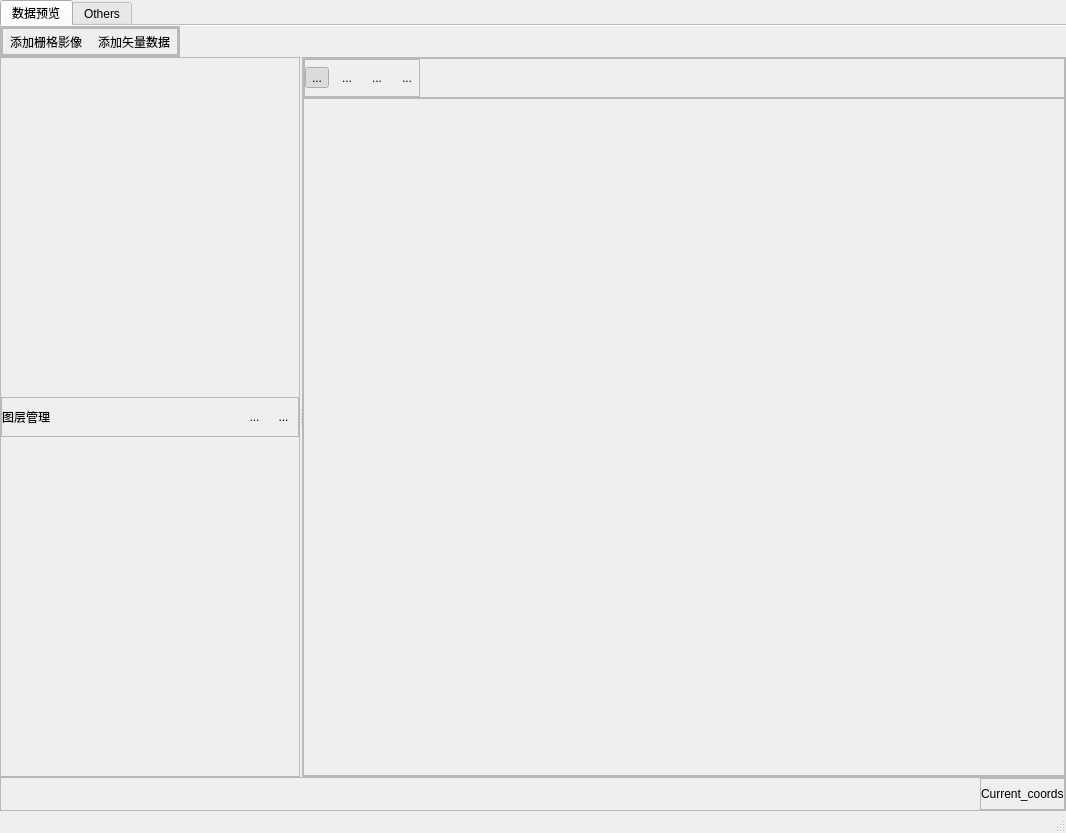
<?xml version="1.0" encoding="UTF-8"?>
<ui version="4.0">
 <class>MainWindow</class>
 <widget class="QMainWindow" name="MainWindow">
  <property name="geometry">
   <rect>
    <x>0</x>
    <y>0</y>
    <width>1066</width>
    <height>833</height>
   </rect>
  </property>
  <property name="minimumSize">
   <size>
    <width>1024</width>
    <height>768</height>
   </size>
  </property>
  <property name="windowTitle">
   <string>MainWindow</string>
  </property>
  <widget class="QWidget" name="centralwidget">
   <layout class="QVBoxLayout" name="verticalLayout">
    <property name="spacing">
     <number>0</number>
    </property>
    <property name="leftMargin">
     <number>0</number>
    </property>
    <property name="topMargin">
     <number>0</number>
    </property>
    <property name="rightMargin">
     <number>0</number>
    </property>
    <property name="bottomMargin">
     <number>0</number>
    </property>
    <item>
     <widget class="QTabWidget" name="tabWidget">
      <property name="currentIndex">
       <number>0</number>
      </property>
      <property name="documentMode">
       <bool>true</bool>
      </property>
      <widget class="QWidget" name="tab_data_preview">
       <attribute name="title">
        <string>数据预览</string>
       </attribute>
       <layout class="QVBoxLayout" name="verticalLayout_2">
        <property name="spacing">
         <number>0</number>
        </property>
        <property name="leftMargin">
         <number>0</number>
        </property>
        <property name="topMargin">
         <number>0</number>
        </property>
        <property name="rightMargin">
         <number>0</number>
        </property>
        <property name="bottomMargin">
         <number>0</number>
        </property>
        <item>
         <widget class="QFrame" name="frame_prev_top">
          <property name="sizePolicy">
           <sizepolicy hsizetype="Fixed" vsizetype="Fixed">
            <horstretch>0</horstretch>
            <verstretch>0</verstretch>
           </sizepolicy>
          </property>
          <property name="frameShape">
           <enum>QFrame::StyledPanel</enum>
          </property>
          <property name="frameShadow">
           <enum>QFrame::Raised</enum>
          </property>
          <layout class="QHBoxLayout" name="horizontalLayout">
           <property name="spacing">
            <number>0</number>
           </property>
           <property name="leftMargin">
            <number>0</number>
           </property>
           <property name="topMargin">
            <number>0</number>
           </property>
           <property name="rightMargin">
            <number>0</number>
           </property>
           <property name="bottomMargin">
            <number>0</number>
           </property>
           <item>
            <widget class="QFrame" name="frame_prev_tools">
             <property name="sizePolicy">
              <sizepolicy hsizetype="Fixed" vsizetype="Fixed">
               <horstretch>0</horstretch>
               <verstretch>0</verstretch>
              </sizepolicy>
             </property>
             <property name="frameShape">
              <enum>QFrame::StyledPanel</enum>
             </property>
             <property name="frameShadow">
              <enum>QFrame::Raised</enum>
             </property>
             <layout class="QHBoxLayout" name="horizontalLayout_2">
              <property name="spacing">
               <number>0</number>
              </property>
              <property name="leftMargin">
               <number>0</number>
              </property>
              <property name="topMargin">
               <number>0</number>
              </property>
              <property name="rightMargin">
               <number>0</number>
              </property>
              <property name="bottomMargin">
               <number>0</number>
              </property>
              <item>
               <widget class="QFrame" name="prev_tools_add">
                <property name="frameShape">
                 <enum>QFrame::StyledPanel</enum>
                </property>
                <property name="frameShadow">
                 <enum>QFrame::Raised</enum>
                </property>
                <layout class="QHBoxLayout" name="horizontalLayout_3">
                 <property name="spacing">
                  <number>2</number>
                 </property>
                 <property name="leftMargin">
                  <number>0</number>
                 </property>
                 <property name="topMargin">
                  <number>0</number>
                 </property>
                 <property name="rightMargin">
                  <number>0</number>
                 </property>
                 <property name="bottomMargin">
                  <number>0</number>
                 </property>
                 <item>
                  <widget class="QToolButton" name="button_add_raster">
                   <property name="font">
                    <font>
                     <family>Microsoft YaHei</family>
                    </font>
                   </property>
                   <property name="text">
                    <string>添加栅格影像</string>
                   </property>
                   <property name="icon">
                    <iconset resource="../resource/rc.qrc">
                     <normaloff>:/icon/icon/open_raster.png</normaloff>:/icon/icon/open_raster.png</iconset>
                   </property>
                   <property name="iconSize">
                    <size>
                     <width>36</width>
                     <height>36</height>
                    </size>
                   </property>
                   <property name="toolButtonStyle">
                    <enum>Qt::ToolButtonTextUnderIcon</enum>
                   </property>
                   <property name="autoRaise">
                    <bool>true</bool>
                   </property>
                  </widget>
                 </item>
                 <item>
                  <widget class="QToolButton" name="button_add_vector">
                   <property name="font">
                    <font>
                     <family>Microsoft YaHei</family>
                    </font>
                   </property>
                   <property name="text">
                    <string>添加矢量数据</string>
                   </property>
                   <property name="icon">
                    <iconset resource="../resource/rc.qrc">
                     <normaloff>:/icon/icon/open_vector.png</normaloff>:/icon/icon/open_vector.png</iconset>
                   </property>
                   <property name="iconSize">
                    <size>
                     <width>36</width>
                     <height>36</height>
                    </size>
                   </property>
                   <property name="toolButtonStyle">
                    <enum>Qt::ToolButtonTextUnderIcon</enum>
                   </property>
                   <property name="autoRaise">
                    <bool>true</bool>
                   </property>
                  </widget>
                 </item>
                </layout>
               </widget>
              </item>
              <item>
               <widget class="QFrame" name="prev_tools_teach">
                <property name="frameShape">
                 <enum>QFrame::StyledPanel</enum>
                </property>
                <property name="frameShadow">
                 <enum>QFrame::Raised</enum>
                </property>
               </widget>
              </item>
             </layout>
            </widget>
           </item>
           <item>
            <widget class="QFrame" name="frame_prev_fill">
             <property name="frameShape">
              <enum>QFrame::StyledPanel</enum>
             </property>
             <property name="frameShadow">
              <enum>QFrame::Raised</enum>
             </property>
            </widget>
           </item>
          </layout>
         </widget>
        </item>
        <item>
         <widget class="QWidget" name="widget_middle" native="true">
          <layout class="QHBoxLayout" name="horizontalLayout_4">
           <property name="spacing">
            <number>0</number>
           </property>
           <property name="leftMargin">
            <number>0</number>
           </property>
           <property name="topMargin">
            <number>0</number>
           </property>
           <property name="rightMargin">
            <number>0</number>
           </property>
           <property name="bottomMargin">
            <number>0</number>
           </property>
           <item>
            <widget class="QSplitter" name="splitter">
             <property name="orientation">
              <enum>Qt::Horizontal</enum>
             </property>
             <property name="handleWidth">
              <number>2</number>
             </property>
             <widget class="QFrame" name="frame_prev_layers">
              <property name="minimumSize">
               <size>
                <width>100</width>
                <height>0</height>
               </size>
              </property>
              <property name="maximumSize">
               <size>
                <width>300</width>
                <height>16777215</height>
               </size>
              </property>
              <property name="mouseTracking">
               <bool>true</bool>
              </property>
              <property name="frameShape">
               <enum>QFrame::StyledPanel</enum>
              </property>
              <property name="frameShadow">
               <enum>QFrame::Raised</enum>
              </property>
              <layout class="QVBoxLayout" name="layout_prev_layers">
               <property name="spacing">
                <number>0</number>
               </property>
               <property name="leftMargin">
                <number>0</number>
               </property>
               <property name="topMargin">
                <number>0</number>
               </property>
               <property name="rightMargin">
                <number>0</number>
               </property>
               <property name="bottomMargin">
                <number>0</number>
               </property>
               <item>
                <widget class="QFrame" name="frame_prev_layers_mgr">
                 <property name="sizePolicy">
                  <sizepolicy hsizetype="Preferred" vsizetype="Fixed">
                   <horstretch>0</horstretch>
                   <verstretch>0</verstretch>
                  </sizepolicy>
                 </property>
                 <property name="minimumSize">
                  <size>
                   <width>0</width>
                   <height>40</height>
                  </size>
                 </property>
                 <property name="maximumSize">
                  <size>
                   <width>16777215</width>
                   <height>40</height>
                  </size>
                 </property>
                 <property name="frameShape">
                  <enum>QFrame::StyledPanel</enum>
                 </property>
                 <property name="frameShadow">
                  <enum>QFrame::Raised</enum>
                 </property>
                 <layout class="QHBoxLayout" name="horizontalLayout_5">
                  <property name="spacing">
                   <number>0</number>
                  </property>
                  <property name="leftMargin">
                   <number>0</number>
                  </property>
                  <property name="topMargin">
                   <number>0</number>
                  </property>
                  <property name="rightMargin">
                   <number>0</number>
                  </property>
                  <property name="bottomMargin">
                   <number>0</number>
                  </property>
                  <item>
                   <widget class="QLabel" name="label">
                    <property name="font">
                     <font>
                      <family>Microsoft YaHei</family>
                     </font>
                    </property>
                    <property name="text">
                     <string>图层管理</string>
                    </property>
                   </widget>
                  </item>
                  <item>
                   <spacer name="horizontalSpacer">
                    <property name="orientation">
                     <enum>Qt::Horizontal</enum>
                    </property>
                    <property name="sizeType">
                     <enum>QSizePolicy::Expanding</enum>
                    </property>
                    <property name="sizeHint" stdset="0">
                     <size>
                      <width>289</width>
                      <height>20</height>
                     </size>
                    </property>
                   </spacer>
                  </item>
                  <item>
                   <widget class="QToolButton" name="button_prev_clear">
                    <property name="styleSheet">
                     <string notr="true">padding:4px;</string>
                    </property>
                    <property name="text">
                     <string>...</string>
                    </property>
                    <property name="icon">
                     <iconset resource="../resource/rc.qrc">
                      <normaloff>:/icon/icon/trash_light.png</normaloff>:/icon/icon/trash_light.png</iconset>
                    </property>
                    <property name="autoRaise">
                     <bool>true</bool>
                    </property>
                   </widget>
                  </item>
                  <item>
                   <widget class="QToolButton" name="button_prev_remove">
                    <property name="styleSheet">
                     <string notr="true">padding:4px;</string>
                    </property>
                    <property name="text">
                     <string>...</string>
                    </property>
                    <property name="icon">
                     <iconset resource="../resource/rc.qrc">
                      <normaloff>:/icon/icon/remove_light.png</normaloff>:/icon/icon/remove_light.png</iconset>
                    </property>
                    <property name="autoRaise">
                     <bool>true</bool>
                    </property>
                   </widget>
                  </item>
                 </layout>
                </widget>
               </item>
              </layout>
             </widget>
             <widget class="QFrame" name="frame_prev_map">
              <property name="sizePolicy">
               <sizepolicy hsizetype="Preferred" vsizetype="Preferred">
                <horstretch>0</horstretch>
                <verstretch>0</verstretch>
               </sizepolicy>
              </property>
              <property name="minimumSize">
               <size>
                <width>400</width>
                <height>0</height>
               </size>
              </property>
              <property name="frameShape">
               <enum>QFrame::StyledPanel</enum>
              </property>
              <property name="frameShadow">
               <enum>QFrame::Raised</enum>
              </property>
              <layout class="QVBoxLayout" name="verticalLayout_4">
               <property name="spacing">
                <number>0</number>
               </property>
               <property name="leftMargin">
                <number>0</number>
               </property>
               <property name="topMargin">
                <number>0</number>
               </property>
               <property name="rightMargin">
                <number>0</number>
               </property>
               <property name="bottomMargin">
                <number>0</number>
               </property>
               <item>
                <widget class="QFrame" name="frame_prev_map_mgr">
                 <property name="sizePolicy">
                  <sizepolicy hsizetype="Preferred" vsizetype="Fixed">
                   <horstretch>0</horstretch>
                   <verstretch>0</verstretch>
                  </sizepolicy>
                 </property>
                 <property name="minimumSize">
                  <size>
                   <width>0</width>
                   <height>40</height>
                  </size>
                 </property>
                 <property name="maximumSize">
                  <size>
                   <width>16777215</width>
                   <height>40</height>
                  </size>
                 </property>
                 <property name="frameShape">
                  <enum>QFrame::StyledPanel</enum>
                 </property>
                 <property name="frameShadow">
                  <enum>QFrame::Raised</enum>
                 </property>
                 <layout class="QVBoxLayout" name="verticalLayout_5">
                  <property name="spacing">
                   <number>0</number>
                  </property>
                  <property name="leftMargin">
                   <number>0</number>
                  </property>
                  <property name="topMargin">
                   <number>0</number>
                  </property>
                  <property name="rightMargin">
                   <number>0</number>
                  </property>
                  <property name="bottomMargin">
                   <number>0</number>
                  </property>
                  <item>
                   <widget class="QFrame" name="prev_map_tools">
                    <property name="sizePolicy">
                     <sizepolicy hsizetype="Fixed" vsizetype="Preferred">
                      <horstretch>0</horstretch>
                      <verstretch>0</verstretch>
                     </sizepolicy>
                    </property>
                    <property name="frameShape">
                     <enum>QFrame::StyledPanel</enum>
                    </property>
                    <property name="frameShadow">
                     <enum>QFrame::Raised</enum>
                    </property>
                    <layout class="QHBoxLayout" name="horizontalLayout_6">
                     <property name="leftMargin">
                      <number>0</number>
                     </property>
                     <property name="topMargin">
                      <number>0</number>
                     </property>
                     <property name="rightMargin">
                      <number>0</number>
                     </property>
                     <property name="bottomMargin">
                      <number>0</number>
                     </property>
                     <item>
                      <widget class="QToolButton" name="button_move">
                       <property name="text">
                        <string>...</string>
                       </property>
                       <property name="icon">
                        <iconset resource="../resource/rc.qrc">
                         <normaloff>:/icon/icon/move.png</normaloff>:/icon/icon/move.png</iconset>
                       </property>
                       <property name="iconSize">
                        <size>
                         <width>20</width>
                         <height>20</height>
                        </size>
                       </property>
                       <property name="checkable">
                        <bool>true</bool>
                       </property>
                       <property name="checked">
                        <bool>true</bool>
                       </property>
                       <property name="autoExclusive">
                        <bool>true</bool>
                       </property>
                       <property name="autoRaise">
                        <bool>true</bool>
                       </property>
                      </widget>
                     </item>
                     <item>
                      <widget class="QToolButton" name="button_zoom_in">
                       <property name="text">
                        <string>...</string>
                       </property>
                       <property name="icon">
                        <iconset resource="../resource/rc.qrc">
                         <normaloff>:/icon/icon/zoomOut.png</normaloff>:/icon/icon/zoomOut.png</iconset>
                       </property>
                       <property name="iconSize">
                        <size>
                         <width>20</width>
                         <height>20</height>
                        </size>
                       </property>
                       <property name="checkable">
                        <bool>true</bool>
                       </property>
                       <property name="autoExclusive">
                        <bool>true</bool>
                       </property>
                       <property name="autoRaise">
                        <bool>true</bool>
                       </property>
                      </widget>
                     </item>
                     <item>
                      <widget class="QToolButton" name="button_zoom_out">
                       <property name="text">
                        <string>...</string>
                       </property>
                       <property name="icon">
                        <iconset resource="../resource/rc.qrc">
                         <normaloff>:/icon/icon/zoomIn.png</normaloff>:/icon/icon/zoomIn.png</iconset>
                       </property>
                       <property name="iconSize">
                        <size>
                         <width>20</width>
                         <height>20</height>
                        </size>
                       </property>
                       <property name="checkable">
                        <bool>true</bool>
                       </property>
                       <property name="autoExclusive">
                        <bool>true</bool>
                       </property>
                       <property name="autoRaise">
                        <bool>true</bool>
                       </property>
                      </widget>
                     </item>
                     <item>
                      <widget class="QToolButton" name="button_refresh">
                       <property name="text">
                        <string>...</string>
                       </property>
                       <property name="icon">
                        <iconset resource="../resource/rc.qrc">
                         <normaloff>:/icon/icon/refresh.png</normaloff>:/icon/icon/refresh.png</iconset>
                       </property>
                       <property name="iconSize">
                        <size>
                         <width>20</width>
                         <height>20</height>
                        </size>
                       </property>
                       <property name="checkable">
                        <bool>true</bool>
                       </property>
                       <property name="autoExclusive">
                        <bool>true</bool>
                       </property>
                       <property name="autoRaise">
                        <bool>true</bool>
                       </property>
                      </widget>
                     </item>
                    </layout>
                   </widget>
                  </item>
                 </layout>
                </widget>
               </item>
               <item>
                <widget class="QFrame" name="frame_prev_map_show">
                 <property name="mouseTracking">
                  <bool>true</bool>
                 </property>
                 <property name="frameShape">
                  <enum>QFrame::StyledPanel</enum>
                 </property>
                 <property name="frameShadow">
                  <enum>QFrame::Raised</enum>
                 </property>
                 <layout class="QVBoxLayout" name="preview_qgis_map">
                  <property name="spacing">
                   <number>0</number>
                  </property>
                  <property name="leftMargin">
                   <number>0</number>
                  </property>
                  <property name="topMargin">
                   <number>0</number>
                  </property>
                  <property name="rightMargin">
                   <number>0</number>
                  </property>
                  <property name="bottomMargin">
                   <number>0</number>
                  </property>
                 </layout>
                </widget>
               </item>
              </layout>
             </widget>
            </widget>
           </item>
          </layout>
         </widget>
        </item>
        <item>
         <widget class="QFrame" name="frame_prev_bottom">
          <property name="minimumSize">
           <size>
            <width>0</width>
            <height>34</height>
           </size>
          </property>
          <property name="maximumSize">
           <size>
            <width>16777215</width>
            <height>34</height>
           </size>
          </property>
          <property name="frameShape">
           <enum>QFrame::StyledPanel</enum>
          </property>
          <property name="frameShadow">
           <enum>QFrame::Raised</enum>
          </property>
          <layout class="QHBoxLayout" name="horizontalLayout_7">
           <property name="spacing">
            <number>0</number>
           </property>
           <property name="leftMargin">
            <number>0</number>
           </property>
           <property name="topMargin">
            <number>0</number>
           </property>
           <property name="rightMargin">
            <number>0</number>
           </property>
           <property name="bottomMargin">
            <number>0</number>
           </property>
           <item>
            <widget class="QLabel" name="label_tips_prev">
             <property name="text">
              <string/>
             </property>
            </widget>
           </item>
           <item>
            <widget class="QFrame" name="frame_coords">
             <property name="sizePolicy">
              <sizepolicy hsizetype="Fixed" vsizetype="Preferred">
               <horstretch>0</horstretch>
               <verstretch>0</verstretch>
              </sizepolicy>
             </property>
             <property name="frameShape">
              <enum>QFrame::StyledPanel</enum>
             </property>
             <property name="frameShadow">
              <enum>QFrame::Raised</enum>
             </property>
             <layout class="QHBoxLayout" name="horizontalLayout_8">
              <property name="spacing">
               <number>0</number>
              </property>
              <property name="leftMargin">
               <number>0</number>
              </property>
              <property name="topMargin">
               <number>0</number>
              </property>
              <property name="rightMargin">
               <number>0</number>
              </property>
              <property name="bottomMargin">
               <number>0</number>
              </property>
              <item>
               <widget class="QLabel" name="label_coords_name">
                <property name="text">
                 <string>Current_coords</string>
                </property>
               </widget>
              </item>
             </layout>
            </widget>
           </item>
          </layout>
         </widget>
        </item>
       </layout>
      </widget>
      <widget class="QWidget" name="tab_others">
       <attribute name="title">
        <string>Others</string>
       </attribute>
      </widget>
     </widget>
    </item>
   </layout>
  </widget>
  <widget class="QStatusBar" name="statusbar"/>
 </widget>
 <resources>
  <include location="../resource/rc.qrc"/>
 </resources>
 <connections/>
</ui>
